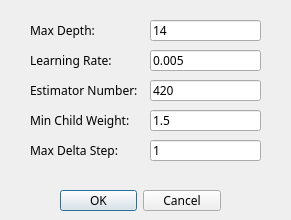
<?xml version="1.0" encoding="UTF-8"?>
<ui version="4.0">
 <class>GeorecDialogBase</class>
 <widget class="QDialog" name="GeorecDialogBase">
  <property name="geometry">
   <rect>
    <x>0</x>
    <y>0</y>
    <width>291</width>
    <height>220</height>
   </rect>
  </property>
  <property name="windowTitle">
   <string>Geo Rec</string>
  </property>
  <widget class="QDialogButtonBox" name="button_box">
   <property name="geometry">
    <rect>
     <x>60</x>
     <y>190</y>
     <width>161</width>
     <height>21</height>
    </rect>
   </property>
   <property name="font">
    <font>
     <family>Source Code Variable</family>
     <pointsize>9</pointsize>
    </font>
   </property>
   <property name="orientation">
    <enum>Qt::Horizontal</enum>
   </property>
   <property name="standardButtons">
    <set>QDialogButtonBox::Cancel|QDialogButtonBox::Ok</set>
   </property>
  </widget>
  <widget class="QLabel" name="label_3">
   <property name="geometry">
    <rect>
     <x>30</x>
     <y>20</y>
     <width>111</width>
     <height>21</height>
    </rect>
   </property>
   <property name="font">
    <font>
     <family>Source Code Variable</family>
     <pointsize>9</pointsize>
    </font>
   </property>
   <property name="text">
    <string>Max Depth:</string>
   </property>
  </widget>
  <widget class="QLabel" name="label_4">
   <property name="geometry">
    <rect>
     <x>30</x>
     <y>50</y>
     <width>111</width>
     <height>21</height>
    </rect>
   </property>
   <property name="font">
    <font>
     <family>Source Code Variable</family>
     <pointsize>9</pointsize>
    </font>
   </property>
   <property name="text">
    <string>Learning Rate:</string>
   </property>
  </widget>
  <widget class="QLabel" name="label_5">
   <property name="geometry">
    <rect>
     <x>30</x>
     <y>80</y>
     <width>111</width>
     <height>20</height>
    </rect>
   </property>
   <property name="font">
    <font>
     <family>Source Code Variable</family>
     <pointsize>9</pointsize>
    </font>
   </property>
   <property name="text">
    <string>Estimator Number:</string>
   </property>
  </widget>
  <widget class="QLabel" name="label_6">
   <property name="geometry">
    <rect>
     <x>30</x>
     <y>110</y>
     <width>111</width>
     <height>21</height>
    </rect>
   </property>
   <property name="font">
    <font>
     <family>Source Code Variable</family>
     <pointsize>9</pointsize>
    </font>
   </property>
   <property name="text">
    <string>Min Child Weight:</string>
   </property>
  </widget>
  <widget class="QLabel" name="label_7">
   <property name="geometry">
    <rect>
     <x>30</x>
     <y>140</y>
     <width>111</width>
     <height>20</height>
    </rect>
   </property>
   <property name="font">
    <font>
     <family>Source Code Variable</family>
     <pointsize>9</pointsize>
    </font>
   </property>
   <property name="text">
    <string>Max Delta Step:</string>
   </property>
  </widget>
  <widget class="QLineEdit" name="editMD">
   <property name="geometry">
    <rect>
     <x>150</x>
     <y>20</y>
     <width>111</width>
     <height>21</height>
    </rect>
   </property>
   <property name="font">
    <font>
     <family>Source Code Variable</family>
     <pointsize>9</pointsize>
    </font>
   </property>
   <property name="text">
    <string>14</string>
   </property>
  </widget>
  <widget class="QLineEdit" name="editLR">
   <property name="geometry">
    <rect>
     <x>150</x>
     <y>50</y>
     <width>111</width>
     <height>21</height>
    </rect>
   </property>
   <property name="font">
    <font>
     <family>Source Code Variable</family>
     <pointsize>9</pointsize>
    </font>
   </property>
   <property name="text">
    <string>0.005</string>
   </property>
  </widget>
  <widget class="QLineEdit" name="editEN">
   <property name="geometry">
    <rect>
     <x>150</x>
     <y>80</y>
     <width>111</width>
     <height>21</height>
    </rect>
   </property>
   <property name="font">
    <font>
     <family>Source Code Variable</family>
     <pointsize>9</pointsize>
    </font>
   </property>
   <property name="text">
    <string>420</string>
   </property>
  </widget>
  <widget class="QLineEdit" name="editMCW">
   <property name="geometry">
    <rect>
     <x>150</x>
     <y>110</y>
     <width>111</width>
     <height>21</height>
    </rect>
   </property>
   <property name="font">
    <font>
     <family>Source Code Variable</family>
     <pointsize>9</pointsize>
    </font>
   </property>
   <property name="text">
    <string>1.5</string>
   </property>
  </widget>
  <widget class="QLineEdit" name="editMDS">
   <property name="geometry">
    <rect>
     <x>150</x>
     <y>140</y>
     <width>111</width>
     <height>21</height>
    </rect>
   </property>
   <property name="font">
    <font>
     <family>Source Code Variable</family>
     <pointsize>9</pointsize>
    </font>
   </property>
   <property name="text">
    <string>1</string>
   </property>
  </widget>
 </widget>
 <resources/>
 <connections>
  <connection>
   <sender>button_box</sender>
   <signal>accepted()</signal>
   <receiver>GeorecDialogBase</receiver>
   <slot>accept()</slot>
   <hints>
    <hint type="sourcelabel">
     <x>20</x>
     <y>20</y>
    </hint>
    <hint type="destinationlabel">
     <x>20</x>
     <y>20</y>
    </hint>
   </hints>
  </connection>
  <connection>
   <sender>button_box</sender>
   <signal>rejected()</signal>
   <receiver>GeorecDialogBase</receiver>
   <slot>reject()</slot>
   <hints>
    <hint type="sourcelabel">
     <x>20</x>
     <y>20</y>
    </hint>
    <hint type="destinationlabel">
     <x>20</x>
     <y>20</y>
    </hint>
   </hints>
  </connection>
 </connections>
</ui>
